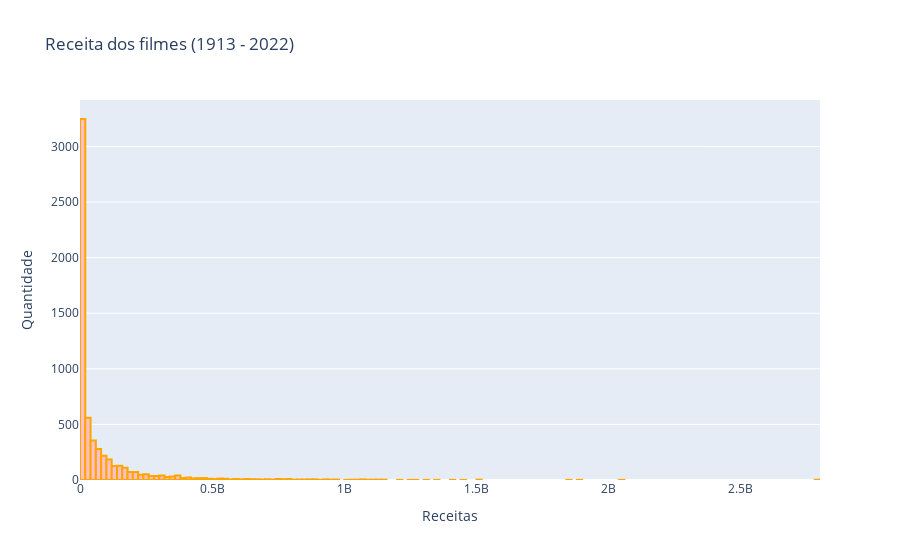

Notebook code for this chart:
### Code cell
#Plotando um hisograma com a receita dos filmes
trace1 = go.Histogram(x =  df["revenue"],
                      marker = {"color":"pink",
                              "line": {'width': 2,
                                      'color': 'orange'}})

layout = go.Layout(title= "Receita dos filmes (1913 - 2022)",
                   yaxis = {"title": "Quantidade"},
                   xaxis = {"title":"Receitas"})

data = [trace1]
fig = go.Figure(data = data, layout = layout)
py.iplot(fig)

### Figure 1 — Plotly figure (JSON) as saved in the notebook; plotly's stock layout.template omitted (floating-point values rounded to 4 significant figures; data arrays with more than 128 entries replaced by an {"elided": "..."} marker saying what was removed)
{"data": [{"marker": {"color": "pink", "line": {"color": "orange", "width": 2}}, "type": "histogram", "x": {"elided": "5939 int values"}}], "layout": {"title": {"text": "Receita dos filmes (1913 - 2022)"}, "xaxis": {"title": {"text": "Receitas"}}, "yaxis": {"title": {"text": "Quantidade"}}}}
